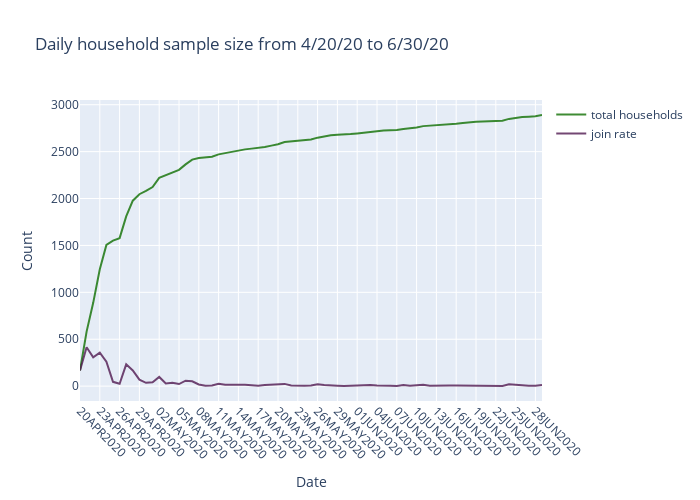

The notebook cell saved with this chart:
### Code cell
# Creating trace1
trace1 = go.Scatter(
                    x = df1['date_joined'],
                    y = df1['house_cumulative'],
                    mode = "lines",
                    name = "total households",
                    marker = dict(color = 'rgba(16, 112, 2, 0.8)'))


# Creating trace2
trace2 = go.Scatter(
                    x = df1['date_joined'],
                    y = df1['num_house'],
                    mode = "lines",
                    name = "join rate",
                    marker = dict(color = 'rgba(80, 26, 80, 0.8)'))


data = [trace1, trace2]

layout = dict(title = 'Daily household sample size from 4/20/20 to 6/30/20',
              xaxis= dict(title= 'Date',ticklen= 5,tickangle = 45, zeroline= False),
              yaxis= dict(title= 'Count',ticklen= 5,zeroline= False),
              autosize=False, 
              width=700,
              height=500)
fig = dict(data = data, layout = layout)
iplot(fig)

### Figure 1 — Plotly figure (JSON) as saved in the notebook; plotly's stock layout.template omitted (floating-point values rounded to 4 significant figures)
{"data": [{"marker": {"color": "rgba(16, 112, 2, 0.8)"}, "mode": "lines", "name": "total households", "type": "scatter", "x": ["20APR2020", "21APR2020", "22APR2020", "23APR2020", "24APR2020", "25APR2020", "26APR2020", "27APR2020", "28APR2020", "29APR2020", "30APR2020", "01MAY2020", "02MAY2020", "03MAY2020", "04MAY2020", "05MAY2020", "06MAY2020", "07MAY2020", "08MAY2020", "09MAY2020", "10MAY2020", "11MAY2020", "12MAY2020", "13MAY2020", "14MAY2020", "15MAY2020", "16MAY2020", "17MAY2020", "18MAY2020", "19MAY2020", "20MAY2020", "21MAY2020", "22MAY2020", "23MAY2020", "24MAY2020", "25MAY2020", "26MAY2020", "27MAY2020", "28MAY2020", "29MAY2020", "30MAY2020", "31MAY2020", "01JUN2020", "02JUN2020", "03JUN2020", "04JUN2020", "05JUN2020", "06JUN2020", "07JUN2020", "08JUN2020", "09JUN2020", "10JUN2020", "11JUN2020", "12JUN2020", "13JUN2020", "14JUN2020", "15JUN2020", "16JUN2020", "17JUN2020", "18JUN2020", "19JUN2020", "20JUN2020", "21JUN2020", "22JUN2020", "23JUN2020", "24JUN2020", "25JUN2020", "26JUN2020", "27JUN2020", "28JUN2020", "29JUN2020"], "y": [166, 581, 888, 1245, 1506, 1552, 1578, 1810, 1977, 2046, 2081, 2123, 2221, 2249, 2284, 2306, 2364, 2415, 2433, 2438, 2445, 2471, 2485, 2496, 2510, 2524, 2532, 2537, 2550, 2564, 2579, 2603, 2611, 2616, 2621, 2629, 2649, 2662, 2674, 2679, 2681, 2687, 2694, 2702, 2714, 2722, 2725, 2729, 2731, 2742, 2747, 2758, 2772, 2776, 2779, 2782, 2790, 2798, 2805, 2814, 2819, 2822, 2825, 2828, 2830, 2849, 2861, 2869, 2873, 2877, 2890]}, {"marker": {"color": "rgba(80, 26, 80, 0.8)"}, "mode": "lines", "name": "join rate", "type": "scatter", "x": ["20APR2020", "21APR2020", "22APR2020", "23APR2020", "24APR2020", "25APR2020", "26APR2020", "27APR2020", "28APR2020", "29APR2020", "30APR2020", "01MAY2020", "02MAY2020", "03MAY2020", "04MAY2020", "05MAY2020", "06MAY2020", "07MAY2020", "08MAY2020", "09MAY2020", "10MAY2020", "11MAY2020", "12MAY2020", "13MAY2020", "14MAY2020", "15MAY2020", "16MAY2020", "17MAY2020", "18MAY2020", "19MAY2020", "20MAY2020", "21MAY2020", "22MAY2020", "23MAY2020", "24MAY2020", "25MAY2020", "26MAY2020", "27MAY2020", "28MAY2020", "29MAY2020", "30MAY2020", "31MAY2020", "01JUN2020", "02JUN2020", "03JUN2020", "04JUN2020", "05JUN2020", "06JUN2020", "07JUN2020", "08JUN2020", "09JUN2020", "10JUN2020", "11JUN2020", "12JUN2020", "13JUN2020", "14JUN2020", "15JUN2020", "16JUN2020", "17JUN2020", "18JUN2020", "19JUN2020", "20JUN2020", "21JUN2020", "22JUN2020", "23JUN2020", "24JUN2020", "25JUN2020", "26JUN2020", "27JUN2020", "28JUN2020", "29JUN2020"], "y": [166, 415, 307, 357, 261, 46, 26, 232, 167, 69, 35, 42, 98, 28, 35, 22, 58, 51, 18, 5, 7, 26, 14, 11, 14, 14, 8, 5, 13, 14, 15, 24, 8, 5, 5, 8, 20, 13, 12, 5, 2, 6, 7, 8, 12, 8, 3, 4, 2, 11, 5, 11, 14, 4, 3, 3, 8, 8, 7, 9, 5, 3, 3, 3, 2, 19, 12, 8, 4, 4, 13]}], "layout": {"autosize": false, "height": 500, "title": {"text": "Daily household sample size from 4/20/20 to 6/30/20"}, "width": 700, "xaxis": {"tickangle": 45, "ticklen": 5, "title": {"text": "Date"}, "zeroline": false}, "yaxis": {"ticklen": 5, "title": {"text": "Count"}, "zeroline": false}}}
